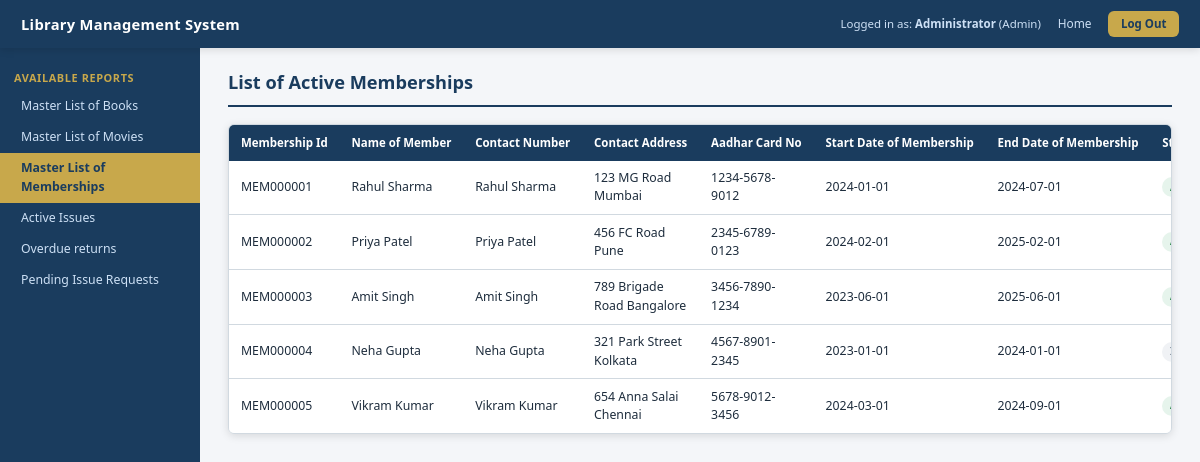
The app's page /reports/master-list-of-memberships (signed in) with its own data.
### tables this page shows
CREATE TABLE memberships (
        id INTEGER PRIMARY KEY AUTOINCREMENT,
        membership_id TEXT UNIQUE NOT NULL,
        first_name TEXT NOT NULL,
        last_name TEXT NOT NULL,
        contact_name TEXT,
        contact_address TEXT,
        aadhar_no TEXT,
        start_date TEXT,
        end_date TEXT,
        membership_type TEXT DEFAULT 'Six Months',
        status TEXT DEFAULT 'Active',
        amount_pending REAL DEFAULT 0
    );

### app.py (the view)
@app.route('/reports/master-list-of-memberships')
@login_required
def report_memberships():
    db = get_db()
    members = db.execute("SELECT * FROM memberships ORDER BY membership_id").fetchall()
    db.close()
    return render_template('report_memberships.html', members=members)

### app.py (called while the page is built)
def login_required(f):
    @wraps(f)
    def decorated(*args, **kwargs):
        if 'user_id' not in session:
            return redirect(url_for('login'))
        return f(*args, **kwargs)
    return decorated

### database.py (called while the page is built)
def get_db():
    conn = sqlite3.connect(DATABASE)
    conn.row_factory = sqlite3.Row
    conn.execute("PRAGMA foreign_keys = ON")
    return conn

### templates/report_memberships.html (shortened to what this page needs)
{% extends 'base.html' %}
{% block sidebar %}
<div class="sidebar">
    <span class="sidebar-heading">Available Reports</span>
    <a href="{{ url_for('report_books') }}" class="sidebar-link">Master List of Books</a>
    <a href="{{ url_for('report_movies') }}" class="sidebar-link">Master List of Movies</a>
    <a href="{{ url_for('report_memberships') }}" class="sidebar-link active">Master List of Memberships</a>
    <a href="{{ url_for('report_active_issues') }}" class="sidebar-link">Active Issues</a>
    <a href="{{ url_for('report_overdue') }}" class="sidebar-link">Overdue returns</a>
    <a href="{{ url_for('report_issue_requests') }}" class="sidebar-link">Pending Issue Requests</a>
</div>
{% endblock %}
{% block content %}
<div class="page-title">List of Active Memberships</div>
{% if members %}
<div class="table-wrapper">
    <table>
        <thead>
            <tr>
                <th>Membership Id</th>
                <th>Name of Member</th>
                <th>Contact Number</th>
                <th>Contact Address</th>
                <th>Aadhar Card No</th>
                <th>Start Date of Membership</th>
                <th>End Date of Membership</th>
                <th>Status (Active/Inactive)</th>
            </tr>
        </thead>
        <tbody>
            {% for m in members %}
            <tr>
                <td>{{ m['membership_id'] }}</td>
                <td>{{ m['first_name'] }} {{ m['last_name'] }}</td>
                <td>{{ m['contact_name'] }}</td>
                <td>{{ m['contact_address'] }}</td>
                <td>{{ m['aadhar_no'] }}</td>
                <td>{{ m['start_date'] }}</td>
                <td>{{ m['end_date'] }}</td>
                <td><span class="badge badge-{{ m['status']|lower }}">{{ m['status'] }}</span></td>
            </tr>
            {% endfor %}
        </tbody>
    </table>
</div>
{% else %}
<div class="table-wrapper"><div class="table-empty">No memberships found.</div></div>
{% endif %}
{% endblock %}

### static/css/style.css (style rules this page uses)
*, *::before, *::after { box-sizing: border-box; margin: 0; padding: 0; }
:root { --primary: #1a3c5e; --primary-light: #2563a8; --accent: #c8a84b; --accent-hover: #dfc070; --bg: #f4f6f9; --white: #ffffff; --border: #d1d9e0; --text: #1e2d3d; --text-muted: #607080; --sidebar-bg: #1a3c5e; --sidebar-text: #cde0f5; --sidebar-active: #c8a84b; --sidebar-hover: #2563a8; --success: #1a7a3c; --success-bg: #e6f4ec; --error: #c0392b; --error-bg: #fdf0ee; --warn-bg: #fff8e7; --warn: #b07d00; --shadow: 0 2px 8px rgba(0,0,0,0.12); --radius: 6px; }
html, body { font-family: 'Segoe UI', Tahoma, Geneva, Verdana, sans-serif; font-size: 14px; background: var(--bg); color: var(--text); min-height: 100vh; line-height: 1.5; }
a { color: var(--primary-light); text-decoration: none; }
.sidebar { width: 200px; min-width: 200px; background: var(--sidebar-bg); padding: 1rem 0; flex-shrink: 0; }
.sidebar-heading { color: var(--accent); font-size: 0.78rem; font-weight: 700; text-transform: uppercase; letter-spacing: 0.6px; padding: 0.6rem 1rem 0.3rem; display: block; }
.sidebar-link { display: block; padding: 0.45rem 1rem 0.45rem 1.5rem; color: var(--sidebar-text); font-size: 0.88rem; text-decoration: none; transition: background 0.15s; }
.sidebar-link.active { background: var(--accent); color: var(--primary); font-weight: 600; }
.page-title { font-size: 1.3rem; font-weight: 700; color: var(--primary); margin-bottom: 1.25rem; padding-bottom: 0.6rem; border-bottom: 2px solid var(--primary); }
.table-wrapper { background: var(--white); border: 1px solid var(--border); border-radius: var(--radius); overflow-x: auto; box-shadow: var(--shadow); }
table { width: 100%; border-collapse: collapse; }
thead tr { background: var(--primary); }
thead th { padding: 0.65rem 0.85rem; color: #fff; font-size: 0.82rem; font-weight: 600; text-align: left; white-space: nowrap; }
tbody tr { border-bottom: 1px solid var(--border); }
tbody tr:last-child { border-bottom: none; }
tbody td { padding: 0.6rem 0.85rem; font-size: 0.88rem; }
.badge { display: inline-block; padding: 0.15rem 0.55rem; border-radius: 12px; font-size: 0.75rem; font-weight: 600; }
.badge-active { background: #e6f4ec; color: #1a7a3c; }
.badge-inactive { background: #f0f2f5; color: var(--text-muted); }

### records on screen
memberships: membership_id "MEM000001", first_name "Rahul", last_name "Sharma", contact_name "Rahul Sharma", contact_address "123 MG Road Mumbai", aadhar_no "1234-5678-9012", start_date "2024-01-01", end_date "2024-07-01"
memberships: membership_id "MEM000002", first_name "Priya", last_name "Patel", contact_name "Priya Patel", contact_address "456 FC Road Pune", aadhar_no "2345-6789-0123", start_date "2024-02-01", end_date "2025-02-01"
memberships: membership_id "MEM000003", first_name "Amit", last_name "Singh", contact_name "Amit Singh", contact_address "789 Brigade Road Bangalore", aadhar_no "3456-7890-1234", start_date "2023-06-01", end_date "2025-06-01"
memberships: membership_id "MEM000004", first_name "Neha", last_name "Gupta", contact_name "Neha Gupta", contact_address "321 Park Street Kolkata", aadhar_no "4567-8901-2345", start_date "2023-01-01", end_date "2024-01-01"
memberships: membership_id "MEM000005", first_name "Vikram", last_name "Kumar", contact_name "Vikram Kumar", contact_address "654 Anna Salai Chennai", aadhar_no "5678-9012-3456", start_date "2024-03-01", end_date "2024-09-01"

### other values on screen
{{ session.get('name') }} "Administrator"
